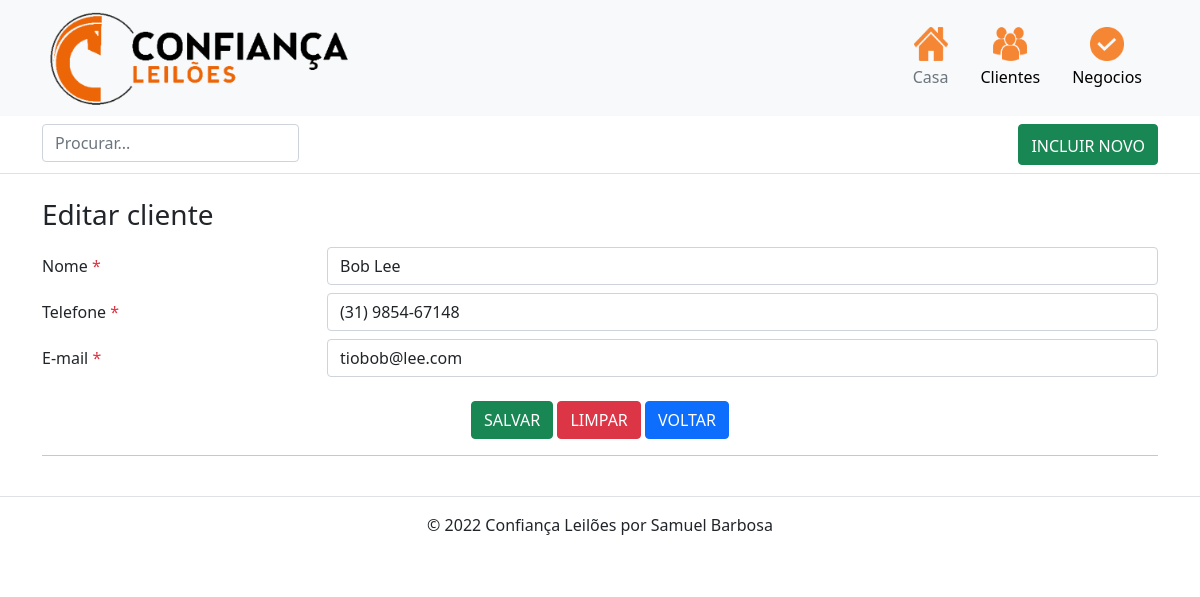
/?acao=editar&id=4, run on the app's committed database.
### tables this page shows
CREATE TABLE `clientes` (
  `id` int(10) NOT NULL,
  `nome` varchar(60) NOT NULL,
  `telefone` varchar(15) NOT NULL,
  `email` varchar(256) NOT NULL,
  `alteracao` timestamp(6) NOT NULL DEFAULT current_timestamp(6) ON UPDATE current_timestamp(6)
);

### controller/ClienteController.php (called while the page is built, shortened)
<?php
include 'dao/ClienteDao.php';
class ClienteController{
    private $clienteDao;
    private $nome;
    private $email;
    private $telefone;
    public function __construct(){
        $this->clienteDao = new ClienteDao();
    }
    function editarFormulario($id){
        $array = $this->clienteDao->getId($id);
        foreach ($array as $key => $value) {
            $nomeCliente = $value['nome'];
            $telefoneCliente = $value['telefone'];
            $emailCliente = $value['email'];
        }
        $this->nome = $nomeCliente;
        $this->telefone = $telefoneCliente;
        $this->email = $emailCliente;
    }
    function getNome(){
        return $this->nome;
    }
    function getTelefone(){
        return $this->telefone;
    }
    function getEmail(){
        return $this->email;
    }
}
?>

### dao/ClienteDao.php (called while the page is built, shortened)
<?php
class ClienteDao
{
    public function getId($id)
    {
        $conn = new Conexao();
        $pdo = $conn->conectar();
        $stmt = $pdo->prepare("SELECT * FROM clientes WHERE id = :id");
        $stmt->execute(["id" => $id]);
        return $stmt->fetchAll(PDO::FETCH_ASSOC);
    }
}

### view/EditarClienteView.php (the view, shortened to what this page needs)
  <?php
              $controller = new ClienteController();
              $controller->editarFormulario($id);
              ?>
<main role="main" class="flex-shrink-0">
  <div class="container mt-4">
    <div class="row justify-content-between">
    <div class="col-12 col-lg-auto mb-2 mb-lg-0 me-lg-auto">
        <h3>Editar cliente</h3>
      </div>
    </div>
    <form method="POST" action="?acao=editar&id=<?php echo $id;?>&status=salvar">
      <div class="form-group row mt-2">
        <label for="nome" class="col-3 col-form-label">Nome
          <span class="text-danger">*</span>
        </label>
        <div class="col-9">
          <input id="nome" name="nome" value="<?php echo $controller->getNome(); ?>" type="text" class="form-control" required="required">
        </div>
      </div>
      <div class="form-group row mt-2">
        <label for="telefone" class="col-3 col-form-label">Telefone
          <span class="text-danger">*</span>
        </label>
        <div class="col-9">
          <input id="telefone" name="telefone" value="<?php echo $controller->getTelefone(); ?>" type="text" class="form-control" required="required">
        </div>
      </div>
      <div class="form-group row mt-2">
        <label for="email" class="col-3 col-form-label">E-mail
          <span class="text-danger">*</span>
        </label>
        <div class="col-9">
          <input id="email" name="email" value="<?php echo $controller->getEmail(); ?>" type="text" class="form-control">
        </div>
      </div>
      <div class="form-group row">
      <div class="text-center col-12 mt-4">
          <button name="submit" type="submit" class="btn btn-success">SALVAR</button>
          <button name="reset" type="reset" class="btn btn-danger">LIMPAR</button>
          <a href="?acao=listar"><button name="voltar" type="button" class="btn btn-primary">VOLTAR</button></a>
        </div>
      </div>
    </form>
    <hr>
  </div>
</main>

### data on the page
clientes: nome "Bob Lee", telefone "(31) 9854-67148", email "tiobob@lee.com"
